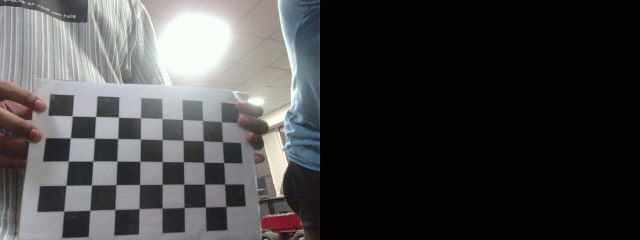
#> input picture Arm/Arucomasti/camera_calibration/images/image0.png, 640 x 240 px, found by its file name; its folder holds only this picture in this run
$ python cam_cal_params.py
#> lines starting #> are read from the running program, lines starting #| are printed output that depends on the picture
import cv2 as cv
import os
import numpy as np

# Checker board size
CHESS_BOARD_DIM = (8, 5)

# The size of Square in the checker board.
SQUARE_SIZE = 14  # millimeters

# termination criteria
criteria = (cv.TERM_CRITERIA_EPS + cv.TERM_CRITERIA_MAX_ITER, 30, 0.001)


calib_data_path = "../calib_data"
CHECK_DIR = os.path.isdir(calib_data_path)


if not CHECK_DIR:
    os.makedirs(calib_data_path)
    print(f'"{calib_data_path}" Directory is created')

else:
    print(f'"{calib_data_path}" Directory already Exists.')

# prepare object points, like (0,0,0), (1,0,0), (2,0,0) ....,(6,5,0)
obj_3D = np.zeros((CHESS_BOARD_DIM[0] * CHESS_BOARD_DIM[1], 3), np.float32)

obj_3D[:, :2] = np.mgrid[0 : CHESS_BOARD_DIM[0], 0 : CHESS_BOARD_DIM[1]].T.reshape(
    -1, 2
)
obj_3D *= SQUARE_SIZE
print(obj_3D)

# Arrays to store object points and image points from all the images.
obj_points_3D = []  # 3d point in real world space
img_points_2D = []  # 2d points in image plane.

# The images directory path
image_dir_path = "/home/legendarygene/ERA/Arm/Arucomasti/camera_calibration/images"

files = os.listdir(image_dir_path)
for file in files:
    print(file)
    imagePath = os.path.join(image_dir_path, file)
    # print(imagePath)

    image = cv.imread(imagePath)
#> image is the input picture: shape (240, 640, 3); mean B, G, R 67.7, 68.1, 67.9
    grayScale = cv.cvtColor(image, cv.COLOR_BGR2GRAY)
    ret, corners = cv.findChessboardCorners(image, CHESS_BOARD_DIM, None)
#> ret = True; corners = 40 rows, first 8: [72.1, 115.8], [95.46, 116.5], [118.2, 117.3], [140.6, 117.9], [161.9, 118.7], [182.5, 119.5], [202.5, 120.3], [221.2, 121.5]
    if ret == True:
        obj_points_3D.append(obj_3D)
        corners2 = cv.cornerSubPix(grayScale, corners, (3, 3), (-1, -1), criteria)
#> corners2 = 40 rows, first 8: [72.25, 115.9], [95.55, 116.5], [118.3, 117.1], [140.4, 117.8], [162.1, 118.5], [182.5, 119.5], [202.6, 120.5], [221.4, 121.6]
        img_points_2D.append(corners2)

        img = cv.drawChessboardCorners(image, CHESS_BOARD_DIM, corners2, ret)
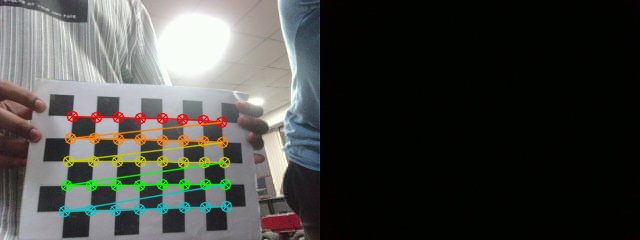
#> img: shape (240, 640, 3); mean B, G, R 66, 69.7, 68.7

cv.destroyAllWindows()
# h, w = image.shape[:2]
ret, mtx, dist, rvecs, tvecs = cv.calibrateCamera(
    obj_points_3D, img_points_2D, grayScale.shape[::-1], None, None
)
#> ret = 0.174; mtx = [[494.2, 0, 307.5], [0, 671.4, 132], [0, 0, 1]]; dist = [[-0.755, 1.13, 0.0573, -0.211, -1.71]]; rvecs = ([-0.561, -0.393, -0.0552],); tvecs = ([-158.5, -12.22, 383.7],)
print("calibrated")

print("duming the data into one files using numpy ")
np.savez(
    f"{calib_data_path}/MultiMatrix",
    camMatrix=mtx,
    distCoef=dist,
    rVector=rvecs,
    tVector=tvecs,
)

print("-------------------------------------------")

print("loading data stored using numpy savez function\n \n \n")

data = np.load(f"{calib_data_path}/MultiMatrix.npz")

camMatrix = data["camMatrix"]
distCof = data["distCoef"]
rVector = data["rVector"]
tVector = data["tVector"]

print("loaded calibration data successfully")

$ run again, on Arm/Arucomasti/camera_calibration/images/image12.png
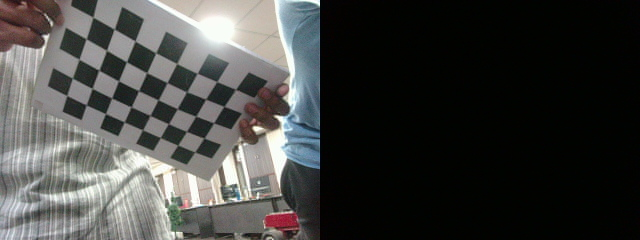
#> input picture Arm/Arucomasti/camera_calibration/images/image12.png, 640 x 240 px, found by its file name
#> image is the input picture: shape (240, 640, 3); mean B, G, R 63.8, 65.9, 65.5
#> `grayScale = cv.cvtColor(image, cv.COLOR_BGR2GRAY)`:
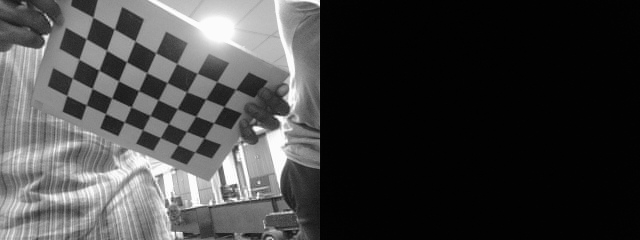
#> grayScale: shape (240, 640); min 0, max 255, mean 65.5
#> `ret, corners = cv.findChessboardCorners(image, CHESS_BOARD_DIM, None)`: ret = True; corners = 40 rows, first 8: [92.76, 17.39], [114.2, 29.08], [134.8, 40.77], [155.5, 52.66], [177, 63.44], [197.2, 73.31], [217, 81.65], [230, 91]
#> corners2 = 40 rows, first 8: [92.92, 17.31], [114.3, 29.17], [135, 40.88], [155.6, 52.91], [176.8, 63.54], [197.1, 73.25], [216.8, 81.64], [230, 91]
#> `img = cv.drawChessboardCorners(image, CHESS_BOARD_DIM, corners2, ret)`:
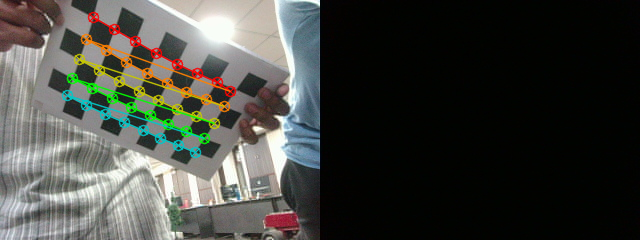
#> img: shape (240, 640, 3); mean B, G, R 62.7, 67.7, 66.6
#> `ret, mtx, dist, rvecs, tvecs = cv.calibrateCamera( obj_points_3D, img_..`: ret = 0.983; mtx = [[1654.9, 0, 232.3], [0, 749.4, 163], [0, 0, 1]]; dist = [[-20.9, 648.4, -1.67, -0.0252, -10835.1]]; rvecs = ([-0.0787, -0.896, 0.417],); tvecs = ([-53.56, -100.2, 757.6],)

$ run again, on Arm/Arucomasti/camera_calibration/images/image13.png
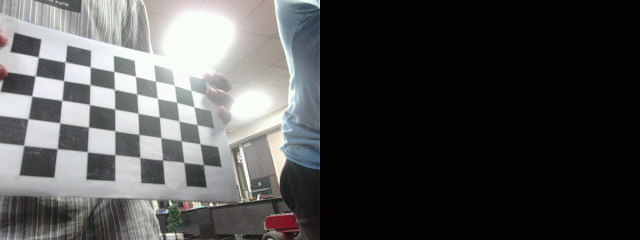
#> input picture Arm/Arucomasti/camera_calibration/images/image13.png, 640 x 240 px, found by its file name
#> image is the input picture: shape (240, 640, 3); mean B, G, R 77.1, 78.1, 77.2
#> `ret, corners = cv.findChessboardCorners(image, CHESS_BOARD_DIM, None)`: ret = True; corners = 40 rows, first 8: [38.22, 57.22], [65.19, 61.15], [90.32, 67.04], [113.7, 71.41], [135.5, 76.42], [155.3, 81.04], [174.4, 85.21], [191.2, 90.53]
#> corners2 = 40 rows, first 8: [38.22, 57.18], [65.17, 61.7], [90.29, 66.97], [113.7, 71.41], [135.5, 76.36], [155.4, 81.23], [174.3, 85.29], [191, 90.53]
#> `img = cv.drawChessboardCorners(image, CHESS_BOARD_DIM, corners2, ret)`:
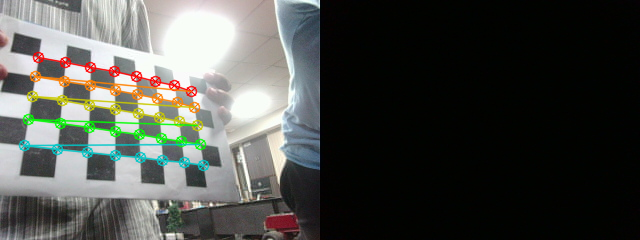
#> img: shape (240, 640, 3); mean B, G, R 73.7, 78, 76.3
#> `ret, mtx, dist, rvecs, tvecs = cv.calibrateCamera( obj_points_3D, img_..`: ret = 0.385; mtx = [[245.5, 0, 278.1], [0, 452.2, 151], [0, 0, 1]]; dist = [[-0.928, 0.639, 0.0133, -0.316, -0.319]]; rvecs = ([-0.771, -0.615, -0.139],); tvecs = ([-160.2, -43.71, 216.9],)

$ run again, on Arm/Arucomasti/camera_calibration/images/image1.png
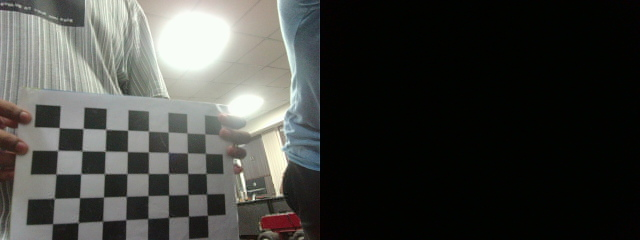
#> input picture Arm/Arucomasti/camera_calibration/images/image1.png, 640 x 240 px, found by its file name
#> image is the input picture: shape (240, 640, 3); mean B, G, R 63.3, 67, 66.1
#> `ret, corners = cv.findChessboardCorners(image, CHESS_BOARD_DIM, None)`: ret = True; corners = 40 rows, first 8: [59.17, 127.6], [83.13, 128.5], [105.8, 129.4], [127.5, 130.2], [148.6, 130.8], [168.2, 132.1], [187.2, 132.8], [204.7, 133.8]
#> corners2 = 40 rows, first 8: [59.23, 127.6], [83.07, 128.5], [105.7, 129.3], [127.6, 130.3], [148.4, 131], [168.1, 132.2], [187, 133], [204.6, 133.8]
#> `img = cv.drawChessboardCorners(image, CHESS_BOARD_DIM, corners2, ret)`:
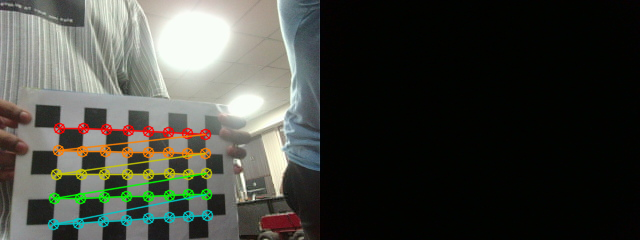
#> img: shape (240, 640, 3); mean B, G, R 62.1, 68.8, 67.2
#> `ret, mtx, dist, rvecs, tvecs = cv.calibrateCamera( obj_points_3D, img_..`: ret = 0.14; mtx = [[426, 0, 318.3], [0, 544.5, 136], [0, 0, 1]]; dist = [[-0.136, 0.199, 0.0236, -0.095, -0.377]]; rvecs = ([-0.385, -0.511, -0.0466],); tvecs = ([-181.3, -7, 334.3],)
